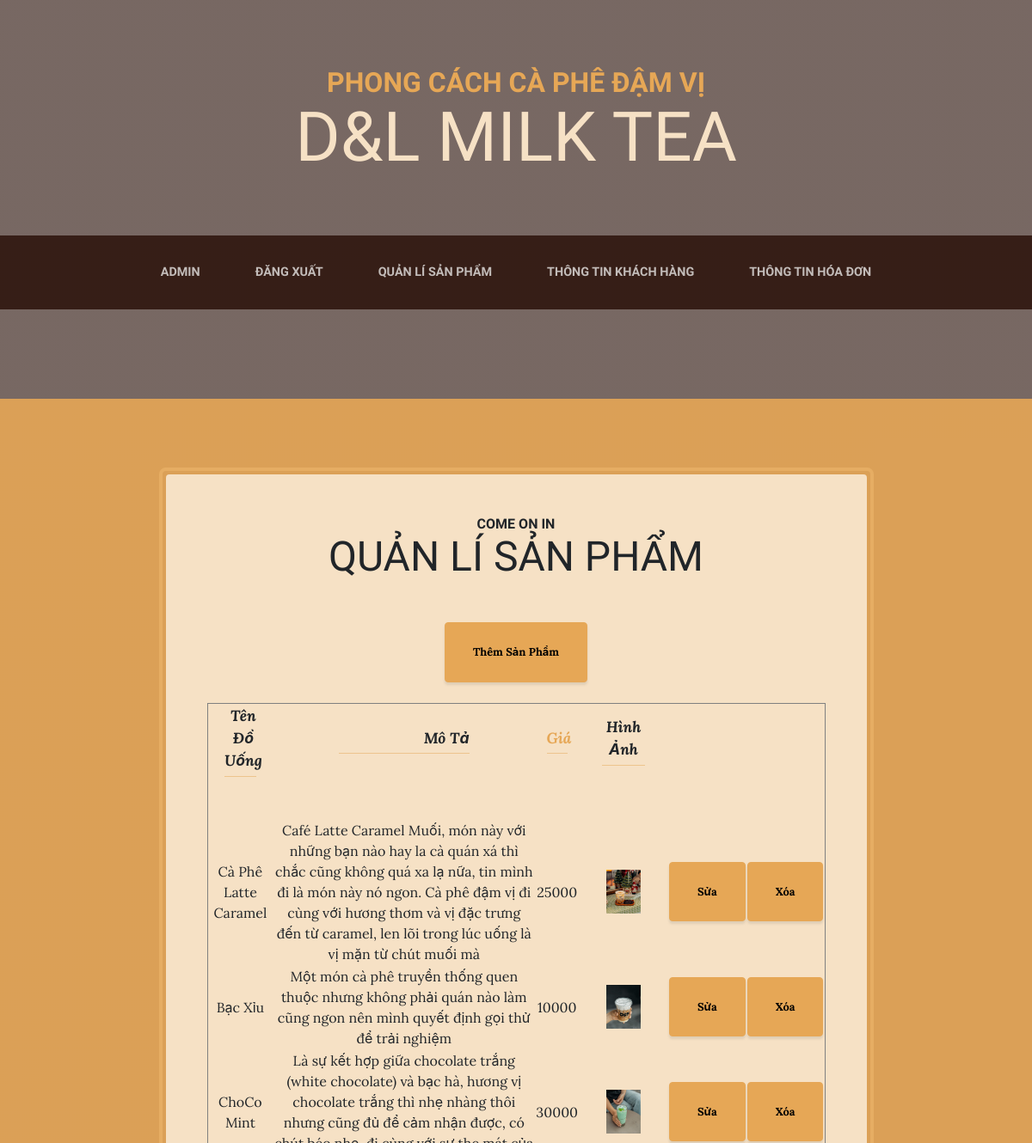
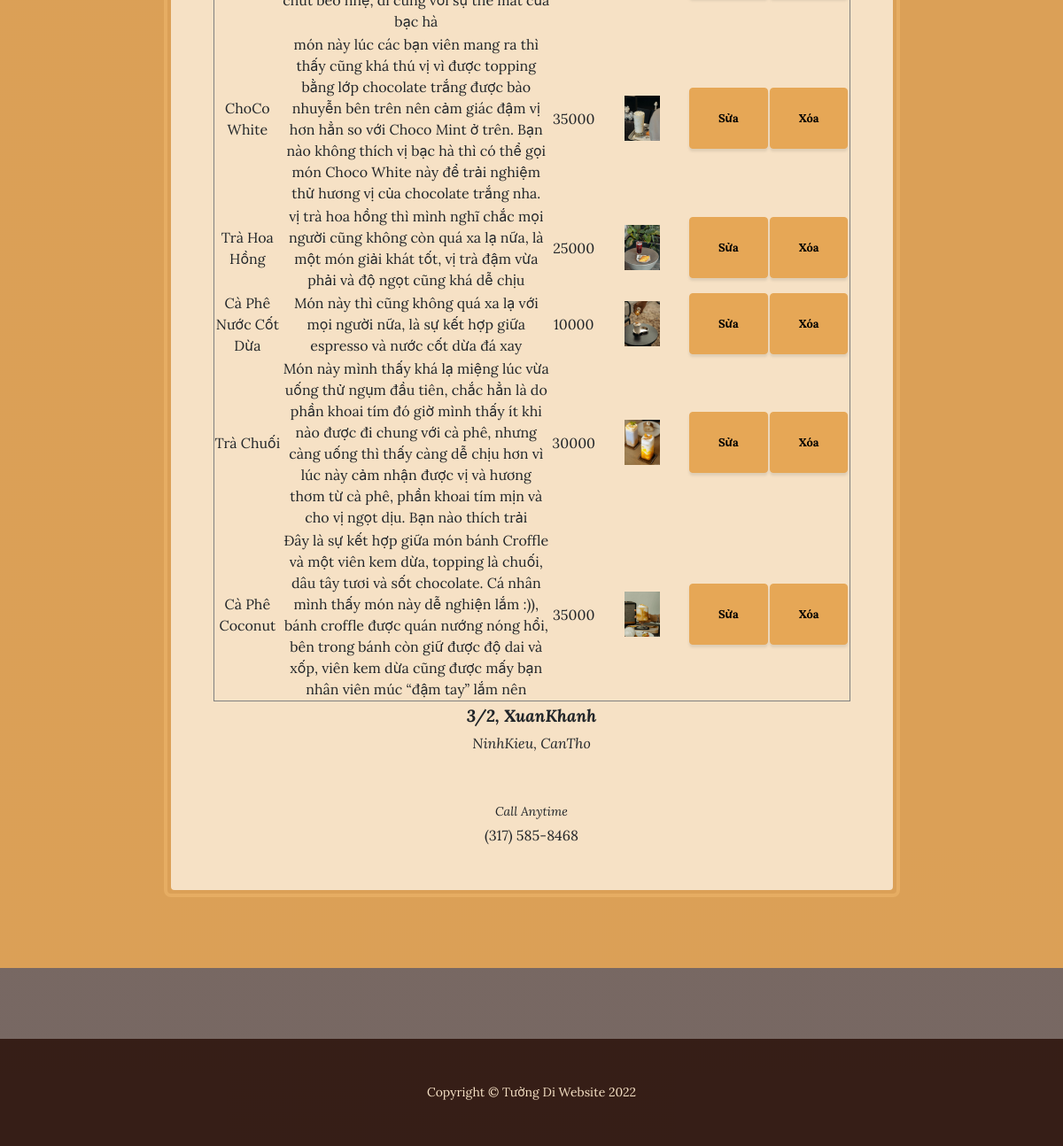
The page /QuanLi.php (signed in) on the database its author committed (2 pictures, top to bottom).
### tables this page shows
CREATE TABLE `products` (
  `product_id` int(11) NOT NULL,
  `product_name` varchar(100) NOT NULL,
  `price` decimal(10,0) NOT NULL,
  `description` varchar(300) NOT NULL,
  `image_url` varchar(100) NOT NULL
);

### QuanLi.php (the view, shortened to what this page needs)
<!DOCTYPE html>
<html >
    <head>
        <link href="css/styles.css" rel="stylesheet" />
    </head>
    <body>
        <header>
            <h1 class="site-heading text-center text-faded d-none d-lg-block">
                <span class="site-heading-upper text-primary mb-3">Phong Cách Cà Phê Đậm Vị</span>
                <span class="site-heading-lower">D&L Milk Tea</span>
            </h1>
        </header>
        <nav class="navbar navbar-expand-lg navbar-dark py-lg-4" id="mainNav">
            <div class="container">
                <div class="collapse navbar-collapse" id="navbarSupportedContent">
                    <ul class="navbar-nav mx-auto">
                        <li class="nav-item px-lg-4"><a class="nav-link text-uppercase" href="Admin.php">Admin</a></li>
                        <li class="nav-item px-lg-4"><a class="nav-link text-uppercase" href="DangXuat.php">Đăng Xuất</a></li>
                        <li class="nav-item px-lg-4"><a class="nav-link text-uppercase" href="QuanLi.php">Quản Lí Sản Phẩm</a></li>
                        <li class="nav-item px-lg-4"><a class="nav-link text-uppercase" href="QuanLiKhachHang.php">Thông Tin Khách Hàng</a></li>
                        <li class="nav-item px-lg-4"><a class="nav-link text-uppercase" href="QuanLiHoaDon.php">Thông Tin Hóa Đơn</a></li>
                    </ul>
                </div>
            </div>
        </nav>
    </body>
</html>
<?php
    if(!isset($_SESSION['id'])){
    header('location: DangNhap.html');
    }
    else{
        require 'KetNoiB1.php';
        mysqli_set_charset($con, 'UTF8');
        $sql = "SELECT * FROM products ";
        $result = $con->query($sql);
        echo"
        <section class='page-section cta'>
            <div class='container'>
                <div class='row'>
                    <div class='col-xl-9 mx-auto'>
                        <div class='cta-inner bg-faded text-center rounded'>
                            <h2 class='section-heading mb-5'>
                                <span class='section-heading-upper'>Come On In</span>
                                <span class='section-heading-lower'>Quản Lí Sản Phẩm</span>
                            </h2>
                            <div class='intro-button mx-auto'><a class='btn btn-primary btn-xl' href='ThemSanPham.php'>Thêm Sản Phẩm</a></div><br>
                            <table border = '1' cellpadding = '1' cellspacing = '1'>
                                <tr>
                                    <th>
                                        <ul class='list-unstyled list-hours mb-5 text-left mx-auto'>
                                            <li class='list-unstyled-item list-hours-item d-flex'>
                                                <span class='ms-auto'>Tên Đồ Uống</span>
                                            </li>
                                        </ul>
                                    </th>
                                    <th>
                                    <ul class='list-unstyled list-hours mb-5 text-left mx-auto'>
                                            <li class='list-unstyled-item list-hours-item d-flex'>
                                                <span class='ms-auto'> Mô Tả</span>
                                            </li>
                                        </ul>
                                    </th>
                                    <th>
                                    <ul class='list-unstyled list-hours mb-5 text-left mx-auto'>
                                            <li class='list-unstyled-item list-hours-item d-flex'>
                                                <span class='ms-auto'>Giá</span>
                                            </li>
                                        </ul>
                                    </th>
                                    <th>
                                    <ul class='list-unstyled list-hours mb-5 text-left mx-auto'>
                                            <li class='list-unstyled-item list-hours-item d-flex'>
                                                <span class='ms-auto'> Hình Ảnh</span>
                                            </li>
                                        </ul>
                                    </th>
                                    <th></th>
                                    <th></th>
                                </tr>
                                <tr>";
                                while($row = $result->fetch_assoc()){
                                        $idsp = $row['product_id'];
                                        echo "
                                            <td>".$row['product_name']."<br></td>
                                            <td>".$row['description']." <br></td>
                                            <td>".$row['price']." <br></td>
                                            <td><img src='".$row['image_url']."' width='40%'><br></td>
                                            <td><div class='intro-button mx-auto' ><a class='btn btn-primary btn-xl' href='Sua.php?masp=".$idsp."'>Sửa</a></div></td>
                                            <td><div class='intro-button mx-auto' ><a class='btn btn-primary btn-xl' href='Xoa.php?masp=".$idsp."'>Xóa</a></div></td>
                                        </tr>
                                         ";
                                    }
                            echo "</table>
                            <p class='address mb-5'>
                                <em>
                                    <strong>3/2, XuanKhanh</strong>
                                    <br />
                                    NinhKieu, CanTho
                                </em>
                            </p>
                            <p class='mb-0'>
                                <small><em>Call Anytime</em></small>
                                <br />
                                (317) 585-8468
                            </p>
                        </div>
                    </div>
                </div>
            </div>
        </section>";
    }
    echo"
    <footer class='footer text-faded text-center py-5'>
        <div class='container'><p class='m-0 small'>Copyright &copy; Tường Di Website 2022</p></div>
    </footer>
    ";
?>

### rows shown on the page
products: product_name "Cà Phê Latte Caramel", description "Café Latte Caramel Muối, món này với những bạn nào hay la cà quán xá thì chắc cũng không quá xa lạ nữa, tin mình đi là món này nó ngon. Cà phê đậm vị đi cùng với hương thơm và vị đặc trưng đến từ caramel, len lõi trong lúc uống là vị mặn từ chút muối mà", price "25000", image_url (picture)
products: product_name "Bạc Xỉu", description "Một món cà phê truyền thống quen thuộc nhưng không phải quán nào làm cũng ngon nên mình quyết định gọi thử để trải nghiệm", price "10000", image_url (picture)
products: product_name "ChoCo Mint", description "Là sự kết hợp giữa chocolate trắng (white chocolate) và bạc hà, hương vị chocolate trắng thì nhẹ nhàng thôi nhưng cũng đủ để cảm nhận được, có chút béo nhẹ, đi cùng với sự the mát của bạc hà", price "30000", image_url (picture)
products: product_name "ChoCo White", description "món này lúc các bạn viên mang ra thì thấy cũng khá thú vị vì được topping bằng lớp chocolate trắng được bào nhuyễn bên trên nên cảm giác đậm vị hơn hẳn so với Choco Mint ở trên. Bạn nào không thích vị bạc hà thì có thể gọi món Choco White này để trải nghiệm thử hương vị của chocolate trắng nha.", price "35000", image_url (picture)
products: product_name "Trà Hoa Hồng", description "vị trà hoa hồng thì mình nghĩ chắc mọi người cũng không còn quá xa lạ nữa, là một món giải khát tốt, vị trà đậm vừa phải và độ ngọt cũng khá dễ chịu", price "25000", image_url (picture)
products: product_name "Cà Phê Nước Cốt Dừa", description "Món này thì cũng không quá xa lạ với mọi người nữa, là sự kết hợp giữa espresso và nước cốt dừa đá xay", price "10000", image_url (picture)
products: product_name "Trà Chuối", description "Món này mình thấy khá lạ miệng lúc vừa uống thử ngụm đầu tiên, chắc hẳn là do phần khoai tím đó giờ mình thấy ít khi nào được đi chung với cà phê, nhưng càng uống thì thấy càng dễ chịu hơn vì lúc này cảm nhận được vị và hương thơm từ cà phê, phần khoai tím mịn và cho vị ngọt dịu. Bạn nào thích trải", price "30000", image_url (picture)
products: product_name "Cà Phê Coconut", description "Đây là sự kết hợp giữa món bánh Croffle và một viên kem dừa, topping là chuối, dâu tây tươi và sốt chocolate. Cá nhân mình thấy món này dễ nghiện lắm :)), bánh croffle được quán nướng nóng hổi, bên trong bánh còn giữ được độ dai và xốp, viên kem dừa cũng được mấy bạn nhân viên múc “đậm tay” lắm nên", price "35000", image_url (picture)
